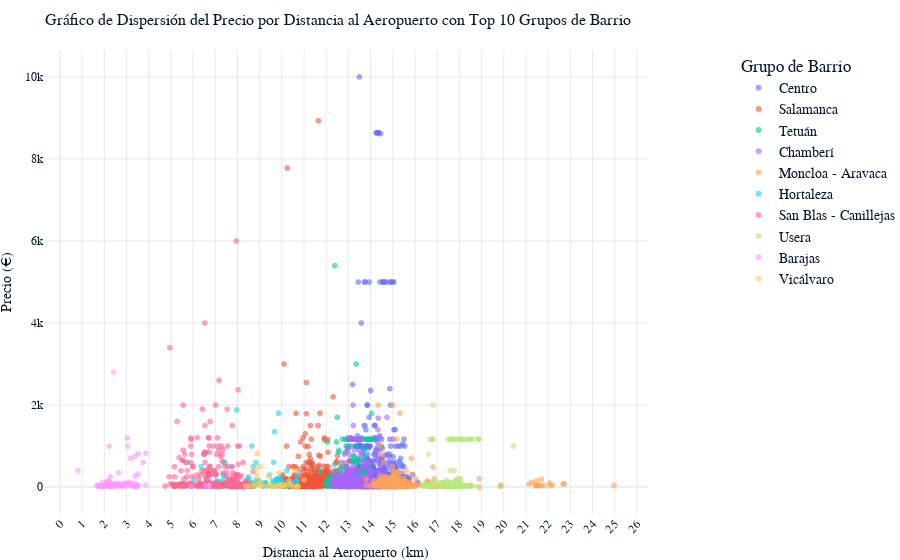

The notebook cell this image was saved under:
### Markdown cell above
## No se aprecia una tendencia positiva. De hecho si buscamos a cuantos km del aeropuerto esta el centro nos daremos cuenta de un pequeño detalle. 
# 13km, exactamente. 
Este grafico nos confirma la tendencia a mayores precio en el centro.

### Code cell
# Creamos el gráfico de dispersión con Plotly para el top 10
scatter_plot = px.scatter(
    top_10_expensive_neighbourhoods_df,
    x="dist_km_airport",
    y="price",
    color="neighbourhood_group",
    title='Gráfico de Dispersión del Precio por Distancia al Aeropuerto con Top 10 Grupos de Barrio',
    labels={'dist_km_airport': 'Distancia al Aeropuerto (km)', 'price': 'Precio (€)'},
    color_discrete_sequence=px.colors.qualitative.Plotly,  # Cambiado de Husl a Plotly
    opacity=0.6
)

# Mejoramos la legibilidad de las etiquetas
scatter_plot.update_layout(
    title_font_size=16,
    xaxis_title_font_size=14,
    yaxis_title_font_size=14,
    xaxis_tickfont_size=12,
    yaxis_tickfont_size=12,
    legend_title_font_size=16,  # Aumentar el tamaño de la fuente del título de la leyenda
    legend_font_size=14,  # Aumentar el tamaño de la fuente de la leyenda
    legend=dict(title='Grupo de Barrio', x=1.15, y=1),
    xaxis=dict(tickmode='linear', tick0=0, dtick=1),  # Configurar los ticks del eje x
    margin=dict(l=0, r=0, t=50, b=0)  # Ajustar los márgenes
)

# Añadiremos una cuadrícula para mejorar la legibilidad
scatter_plot.update_xaxes(showgrid=True, gridwidth=0.5, gridcolor='LightGrey', tickangle=-45)
scatter_plot.update_yaxes(showgrid=True, gridwidth=0.5, gridcolor='LightGrey')

# Mostramos el gráfico
scatter_plot.show()

### Figure 1 — Plotly figure (JSON) as saved in the notebook; plotly's stock layout.template omitted (floating-point values rounded to 4 significant figures; data arrays with more than 128 entries replaced by an {"elided": "..."} marker saying what was removed)
{"data": [{"hovertemplate": "neighbourhood_group=Centro<br>Distancia al Aeropuerto (km)=%{x}<br>Precio (€)=%{y}<extra></extra>", "legendgroup": "Centro", "marker": {"color": "#636EFA", "opacity": 0.6, "symbol": "circle"}, "mode": "markers", "name": "Centro", "showlegend": true, "x": {"elided": "7521 float values"}, "xaxis": "x", "y": {"elided": "7521 int values"}, "yaxis": "y", "type": "scattergl"}, {"hovertemplate": "neighbourhood_group=Salamanca<br>Distancia al Aeropuerto (km)=%{x}<br>Precio (€)=%{y}<extra></extra>", "legendgroup": "Salamanca", "marker": {"color": "#EF553B", "opacity": 0.6, "symbol": "circle"}, "mode": "markers", "name": "Salamanca", "showlegend": true, "x": {"elided": "1077 float values"}, "xaxis": "x", "y": {"elided": "1077 int values"}, "yaxis": "y", "type": "scattergl"}, {"hovertemplate": "neighbourhood_group=Tetuán<br>Distancia al Aeropuerto (km)=%{x}<br>Precio (€)=%{y}<extra></extra>", "legendgroup": "Tetuán", "marker": {"color": "#00CC96", "opacity": 0.6, "symbol": "circle"}, "mode": "markers", "name": "Tetuán", "showlegend": true, "x": {"elided": "629 float values"}, "xaxis": "x", "y": {"elided": "629 int values"}, "yaxis": "y", "type": "scattergl"}, {"hovertemplate": "neighbourhood_group=Chamberí<br>Distancia al Aeropuerto (km)=%{x}<br>Precio (€)=%{y}<extra></extra>", "legendgroup": "Chamberí", "marker": {"color": "#AB63FA", "opacity": 0.6, "symbol": "circle"}, "mode": "markers", "name": "Chamberí", "showlegend": true, "x": {"elided": "973 float values"}, "xaxis": "x", "y": {"elided": "973 int values"}, "yaxis": "y", "type": "scattergl"}, {"hovertemplate": "neighbourhood_group=Moncloa - Aravaca<br>Distancia al Aeropuerto (km)=%{x}<br>Precio (€)=%{y}<extra></extra>", "legendgroup": "Moncloa - Aravaca", "marker": {"color": "#FFA15A", "opacity": 0.6, "symbol": "circle"}, "mode": "markers", "name": "Moncloa - Aravaca", "showlegend": true, "x": {"elided": "430 float values"}, "xaxis": "x", "y": {"elided": "430 int values"}, "yaxis": "y", "type": "scattergl"}, {"hovertemplate": "neighbourhood_group=Hortaleza<br>Distancia al Aeropuerto (km)=%{x}<br>Precio (€)=%{y}<extra></extra>", "legendgroup": "Hortaleza", "marker": {"color": "#19D3F3", "opacity": 0.6, "symbol": "circle"}, "mode": "markers", "name": "Hortaleza", "showlegend": true, "x": {"elided": "181 float values"}, "xaxis": "x", "y": {"elided": "181 int values"}, "yaxis": "y", "type": "scattergl"}, {"hovertemplate": "neighbourhood_group=San Blas - Canillejas<br>Distancia al Aeropuerto (km)=%{x}<br>Precio (€)=%{y}<extra></extra>", "legendgroup": "San Blas - Canillejas", "marker": {"color": "#FF6692", "opacity": 0.6, "symbol": "circle"}, "mode": "markers", "name": "San Blas - Canillejas", "showlegend": true, "x": {"elided": "274 float values"}, "xaxis": "x", "y": {"elided": "274 int values"}, "yaxis": "y", "type": "scattergl"}, {"hovertemplate": "neighbourhood_group=Usera<br>Distancia al Aeropuerto (km)=%{x}<br>Precio (€)=%{y}<extra></extra>", "legendgroup": "Usera", "marker": {"color": "#B6E880", "opacity": 0.6, "symbol": "circle"}, "mode": "markers", "name": "Usera", "showlegend": true, "x": {"elided": "221 float values"}, "xaxis": "x", "y": {"elided": "221 int values"}, "yaxis": "y", "type": "scattergl"}, {"hovertemplate": "neighbourhood_group=Barajas<br>Distancia al Aeropuerto (km)=%{x}<br>Precio (€)=%{y}<extra></extra>", "legendgroup": "Barajas", "marker": {"color": "#FF97FF", "opacity": 0.6, "symbol": "circle"}, "mode": "markers", "name": "Barajas", "showlegend": true, "x": [3.381, 3.522, 2.053, 2.336, 2.14, 2.93, 2.094, 3.097, 2.33, 2.926, 3.388, 3.238, 2.654, 2.295, 2.336, 6.587, 2.336, 2.842, 2.778, 5.925, 3.468, 2.247, 3.329, 2.492, 2.546, 2.307, 6.712, 2.201, 1.688, 1.913, 1.913, 1.688, 6.712, 2.23, 2.352, 2.09, 2.932, 2.134, 2.263, 3.456, 2.344, 2.09, 2.222, 2.105, 2.59, 2.562, 2.32, 2.214, 2.424, 1.825, 2.126, 3.329, 2.422, 2.382, 3.113, 2.172, 2.604, 2.789, 2.684, 3.43, 1.77, 3.22, 3.43, 2.801, 1.915, 3.867, 2.422, 3.522, 3.381, 3.522, 2.638, 3.381, 2.932, 3.113, 3.031, 3.05, 2.268, 3.179, 2.184, 0.8119, 3.867, 3.747, 2.217, 2.572, 2.477, 2.604, 1.994, 2.286, 3.451, 2.181, 1.967, 1.857, 2.316, 2.579, 2.778, 1.825, 2.33, 2.209, 2.518, 2.422, 2.608], "xaxis": "x", "y": [29, 35, 42, 60, 75, 95, 83, 120, 19, 27, 26, 36, 36, 23, 23, 33, 21, 28, 41, 21, 40, 25, 23, 35, 43, 30, 40, 56, 34, 37, 120, 38, 40, 26, 29, 33, 62, 33, 31, 60, 60, 75, 120, 126, 35, 59, 94, 18, 40, 40, 40, 99, 49, 30, 40, 39, 30, 59, 95, 42, 20, 80, 25, 25, 25, 825, 2800, 320, 270, 810, 350, 750, 62, 65, 1200, 1000, 250, 704, 155, 400, 50, 600, 1000, 38, 25, 68, 20, 20, 20, 104, 18, 16, 30, 80, 28, 25, 40, 30, 41, 80, 45], "yaxis": "y", "type": "scattergl"}, {"hovertemplate": "neighbourhood_group=Vicálvaro<br>Distancia al Aeropuerto (km)=%{x}<br>Precio (€)=%{y}<extra></extra>", "legendgroup": "Vicálvaro", "marker": {"color": "#FECB52", "opacity": 0.6, "symbol": "circle"}, "mode": "markers", "name": "Vicálvaro", "showlegend": true, "x": [11.0, 10.49, 8.786, 10.32, 8.756, 10.66, 8.375, 9.376, 10.7, 9.572, 8.876, 9.975, 8.999, 9.868, 9.709, 10.1, 9.044, 16.95, 10.59, 8.808, 8.986, 9.406, 8.887, 9.868, 10.39, 9.989, 10.73, 8.544, 10.21, 9.065, 9.767, 9.249, 9.052, 9.468, 10.01, 9.979], "xaxis": "x", "y": [180, 20, 15, 150, 100, 10, 20, 30, 18, 17, 280, 25, 500, 65, 18, 65, 60, 26, 400, 440, 155, 250, 820, 350, 75, 20, 19, 25, 21, 45, 29, 25, 45, 69, 35, 46], "yaxis": "y", "type": "scattergl"}], "layout": {"xaxis": {"anchor": "y", "domain": [0, 1], "title": {"text": "Distancia al Aeropuerto (km)", "font": {"size": 14}}, "tickfont": {"size": 12}, "tickmode": "linear", "tick0": 0, "dtick": 1, "showgrid": true, "gridwidth": 0.5, "gridcolor": "LightGrey", "tickangle": -45}, "yaxis": {"anchor": "x", "domain": [0, 1], "title": {"text": "Precio (€)", "font": {"size": 14}}, "tickfont": {"size": 12}, "showgrid": true, "gridwidth": 0.5, "gridcolor": "LightGrey"}, "legend": {"title": {"text": "Grupo de Barrio"}, "tracegroupgap": 0, "font": {"size": 14}, "x": 1.15, "y": 1}, "title": {"text": "Gráfico de Dispersión del Precio por Distancia al Aeropuerto con Top 10 Grupos de Barrio", "font": {"size": 16}}, "margin": {"l": 0, "r": 0, "t": 50, "b": 0}}}
